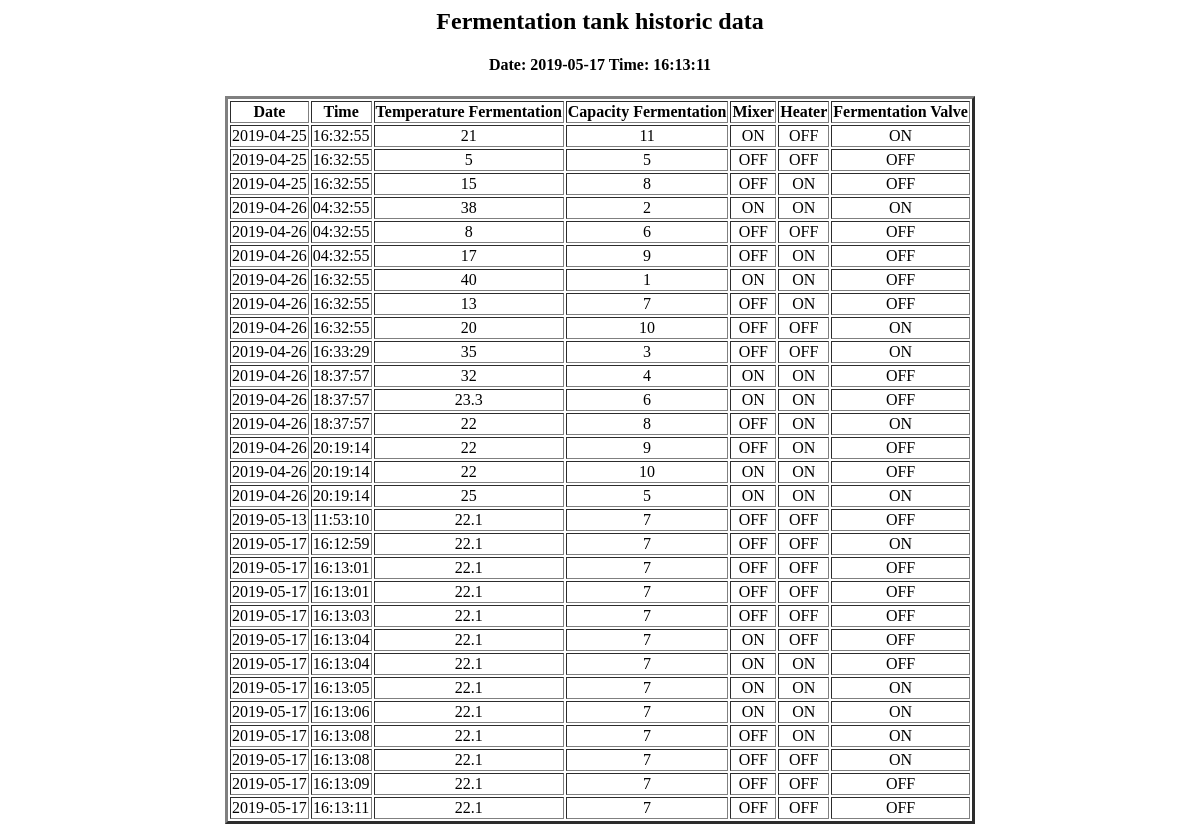
Page /ftank on the earlier database version.
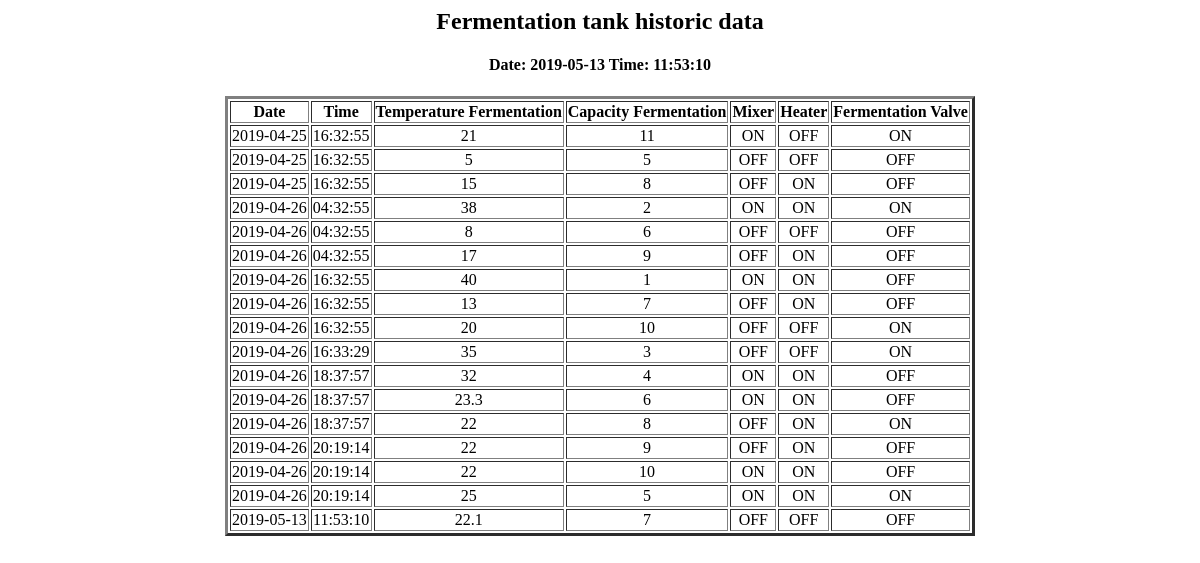
Same page on the later database version.
### tables this page shows
CREATE TABLE "sensors" (
	`tdate`	DATE,
	`ttime`	TIME,
	`tempferm`	NUMERIC,
	`tempbeer`	NUMERIC,
	`capferm`	NUMERIC,
	`capbeer`	NUMERIC,
	`mixer`	TEXT,
	`heater`	TEXT,
	`valferm`	TEXT,
	`valbeer`	TEXT
);

### practica2.py (the view)
@app.route('/ftank')
def Taula_ferm():
	conn = sqlite3.connect('lleidabeer.db')
	print("Opened database successfully")
	llista =[]
	cursor = conn.execute("SELECT tdate,ttime,tempferm,capferm,mixer,heater,valferm from sensors")
	for row in cursor:
	   llista.append(row)
	print("Operation done successfully")
	conn.close()
	return  render_template("fermhistoric.html",llista=llista)

### templates/fermhistoric.html (shortened to what this page needs)
<html>
  <head>
  </head>
  <body>
<center>
    <h2>Fermentation tank historic data</h2>
	 <h4>Date: {{llista[-1][0]}}    Time: {{llista[-1][1]}} </h4>
    <table border="3">
      <tr align="center">
	<th>Date</th>
	<th>Time</th>
	<th>Temperature Fermentation</th>
	<th>Capacity Fermentation</th>
	<th>Mixer</th>
	<th>Heater</th>
	<th>Fermentation Valve</th>
      </tr>
	{% for row in llista %}
          <tr align="center">
	  {% for cell in row %}
	    <td> {{cell}} </td>
	  {% endfor %}
	  </tr>
	{% endfor %}
    </table>
    </center>
  </body>
</html>

Differences in the rows shown:
removed sensors: tdate "2019-05-17", ttime "16:13:11", tempferm "22.1", row "7", mixer "OFF", heater "OFF", valferm "OFF"
removed sensors: tdate "2019-05-17", ttime "16:12:59", tempferm "22.1", row "7", mixer "OFF", heater "OFF", valferm "ON"
removed sensors: tdate "2019-05-17", ttime "16:13:01", tempferm "22.1", row "7", mixer "OFF", heater "OFF", valferm "OFF"
removed sensors: tdate "2019-05-17", ttime "16:13:01", tempferm "22.1", row "7", mixer "OFF", heater "OFF", valferm "OFF"
removed sensors: tdate "2019-05-17", ttime "16:13:03", tempferm "22.1", row "7", mixer "OFF", heater "OFF", valferm "OFF"
removed sensors: tdate "2019-05-17", ttime "16:13:04", tempferm "22.1", row "7", mixer "ON", heater "OFF", valferm "OFF"
removed sensors: tdate "2019-05-17", ttime "16:13:04", tempferm "22.1", row "7", mixer "ON", heater "ON", valferm "OFF"
removed sensors: tdate "2019-05-17", ttime "16:13:05", tempferm "22.1", row "7", mixer "ON", heater "ON", valferm "ON"
removed sensors: tdate "2019-05-17", ttime "16:13:06", tempferm "22.1", row "7", mixer "ON", heater "ON", valferm "ON"
removed sensors: tdate "2019-05-17", ttime "16:13:08", tempferm "22.1", row "7", mixer "OFF", heater "ON", valferm "ON"
removed sensors: tdate "2019-05-17", ttime "16:13:08", tempferm "22.1", row "7", mixer "OFF", heater "OFF", valferm "ON"
removed sensors: tdate "2019-05-17", ttime "16:13:09", tempferm "22.1", row "7", mixer "OFF", heater "OFF", valferm "OFF"
Other differences:
{{ llista[-1][0] }}: "2019-05-17" → "2019-05-13"
{{ llista[-1][1] }}: "16:13:11" → "11:53:10"
